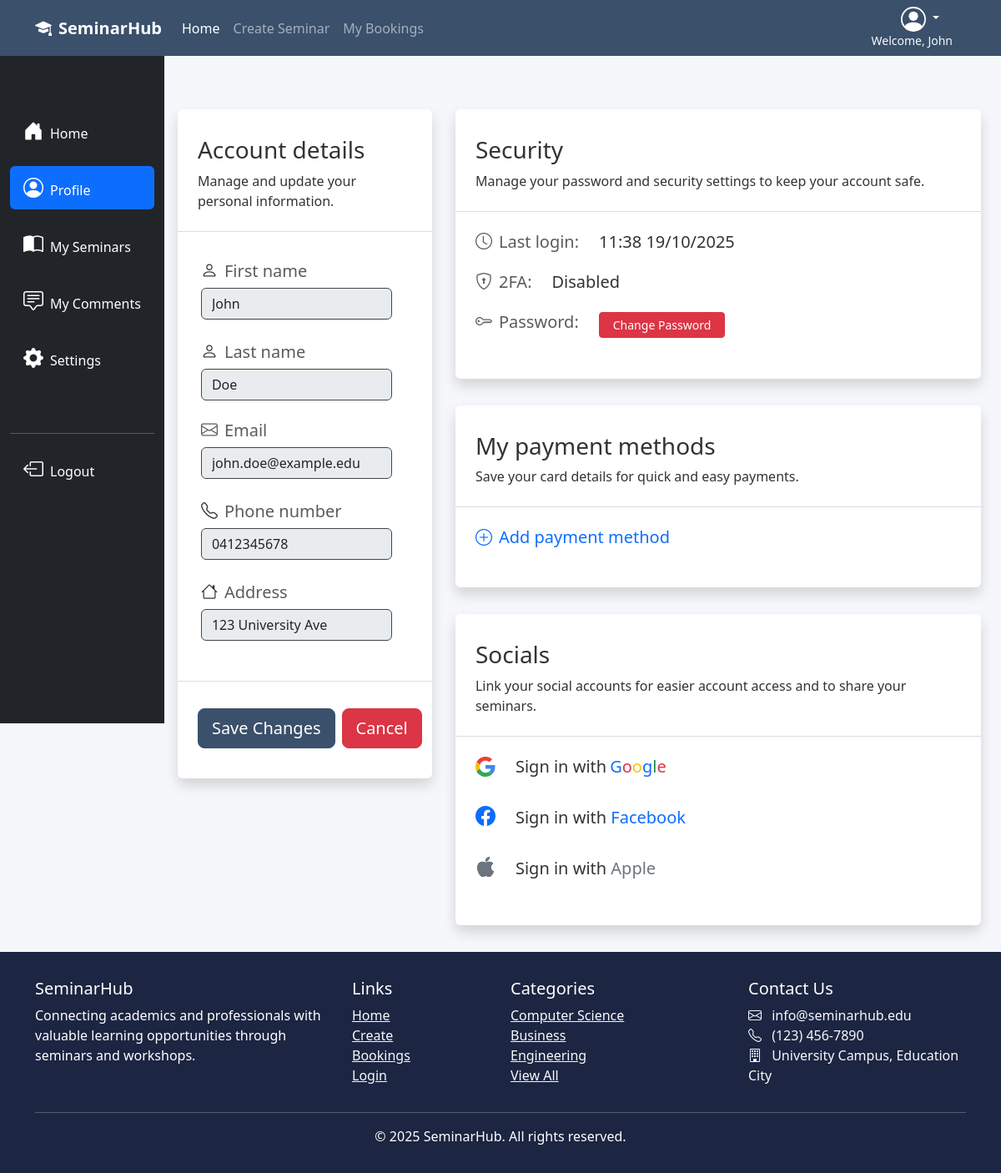
Page /profile/edit_profile/1 (signed in) on the committed database.
### SeminarHub/models.py (models this page shows, shortened)
class User(db.Model, UserMixin):
    __tablename__ = 'users'
    id = db.Column(db.Integer, primary_key=True)
    first_name = db.Column(db.String(64), index=True)
    last_name  = db.Column(db.String(64), index=True)
    email      = db.Column(db.String(64), unique=True)
    password_hash = db.Column(db.String(256), nullable=False)
    number     = db.Column(db.String(64), nullable=False)
    address    = db.Column(db.String(256), nullable=False)
    last_seen = db.Column(db.DateTime, default=datetime.now())
    bookings      = db.relationship("Booking", back_populates="user")
    comments      = db.relationship("Comment", back_populates="user")
    owned_events  = db.relationship("Event",   back_populates="owner")

### SeminarHub/user/user.py (the view, shortened to what this page needs)
@user_bp.route('/profile/edit_profile/<user_id>', methods=['GET', 'POST'])
@login_required
def edit_profile(user_id):
    user = User.query.filter_by(id = current_user.id).first()
    edit_form = EditProfileForm(obj = user)
    return render_template('profile.html', heading = 'Edit Profile | ', user = user, edit_form = edit_form, details_template = '_edit_account_details.html')

### SeminarHub/forms.py
class EditProfileForm(FlaskForm):
    first_name = StringField('First name', validators=[InputRequired(message='Please enter a first name.')])
    last_name = StringField('Last name', validators=[InputRequired(message='Please enter a last name.')])
    email = StringField('Email', validators=[InputRequired(message='Please enter an email address.'), Email(message='Enter a valid email address.')], render_kw={'readonly': 'True', 'class':'unselectable'})
    number = TelField('Phone number', validators=[InputRequired(message='Please enter your number.'), auth_validators.phone_number_validator()])
    address = StringField('Address', validators=[InputRequired(message='Please enter your street address.')])
    submit = SubmitField('Save Changes')

### SeminarHub/user/templates/profile.html (shortened to what this page needs)
{% extends '_profile_navigation.html' %}
{% set active_page = 'profile' %}
{% block profile_content %}
<div class="container pt-md-3 pt-2 ps-4 pe-4 ps-lg-0 mt-md-5 mt-3">
    <div class="row">
        <div class="col-12 col-lg-5 col-xl-4 pb-3">
            <div class="profile-form-section shadow rounded mb-3 w-100">
                {% block account_details %}
                {% include details_template %}
                {% endblock %}
            </div>
        </div>
        <div class="col-12 col-lg-7 col-xl-8 pe-4">
            <div class="row ps-3 pb-3">
                <div class="profile-form-section shadow rounded mb-3 w-100">
                    <div class="col">
                        <div class="px-4 mb-4">
                            <h3 class="">Security</h3>
                            <p>Manage your password and security settings to keep your account safe.</p>
                        </div>
                        <hr class="text-secondary">
                        <div class="px-4 mb-3 mt-4 d-flex">
                            <h5 class="me-4 text-muted mb-2"><i class="bi bi-clock fs-5 pe-2"></i>Last login:</h5>
                            <h5 class="">{% if user.last_seen %}{{user.last_seen.strftime('%H:%M %d/%m/%Y')}}{% else %}No previous login{% endif %}</h5>
                        </div>
                        <div class="px-4 mb-3 d-flex">
                            <h5 class="me-4 text-muted mb-2"><i class="bi bi-shield-lock fs-5 pe-2"></i>2FA:</h5>
                            <h5 class="">Disabled</h5>
                        </div>
                        <div class="px-4 mb-3 d-flex">
                            <h5 class="me-4 text-muted text-nowrap"><i class="bi bi-key fs-5 pe-2"></i>Password:</h5>
                            <a href="{{url_for('auth.change_password', user_id=current_user.id)}}" class="text-decoration-none text-danger text-nowrap"><button class="btn btn-danger btn-sm me-2 px-1 px-lg-3 py-1 ">Change Password</button></a>
                        </div>
                    </div>
                </div>
            </div>
            <div class="row ps-3 pb-3">
                <div class="profile-form-section shadow rounded mb-3 w-100">
                    <div class="col">
                        <div class="px-4 mb-4">
                            <h3 class="">My payment methods</h3>
                            <p>Save your card details for quick and easy payments.</p>
                        </div>
                        <hr class="text-secondary">
                        <div class="px-4 mb-3 mt-4">
                            <a href="" class="text-decoration-none"><h5 class=""><i class="bi bi-plus-circle fs-5 pe-2"></i>Add payment method</h5></a>
                        </div>
                    </div>
                </div>
            </div>
            <div class="row ps-3 pb-3">
                <div class="profile-form-section shadow rounded mb-3 w-100">
                    <div class="col">
                        <div class="px-4 mb-4">
                            <h3 class="">Socials</h3>
                            <p>Link your social accounts for easier account access and to share your seminars.</p>
                        </div>
                        <hr class="text-secondary">
                        <div class="px-4 mb-4 mt-4 d-flex">
                            <a href="" class="text-decoration-none text-reset">
                                <h5 class="google-icon-container">
                                    Sign in with <span class="text-primary ms-1">G</span><span class="text-danger">o</span><span class="text-warning">o</span><span class="text-primary">g</span><span class="text-success">l</span><span class="text-danger">e</span>
                                </h5>
                            </a>
                        </div>
                        <div class="px-4 mb-4 mt-4 d-flex">
                            <a href="" class="text-decoration-none text-reset"><h5 class=""><i class="bi bi-facebook h4 pe-4 text-primary"></i>Sign in with <span class="text-primary">Facebook</span></h5></a>
                        </div>
                        <div class="px-4 mb-3 mt-4 d-flex">
                            </i><a href="" class="text-decoration-none text-reset"><h5 class=""><i class="bi bi-apple h4 pe-4 text-secondary"></i>Sign in with <span class="text-secondary">Apple</span></h5></a>
                        </div>
                    </div>
                </div>
            </div>
        </div>
    </div>
</div>
{% endblock %}

### SeminarHub/templates/_navigation.html (shortened to what this page needs)
<nav class="navbar navbar-expand-lg navbar-dark sticky-top">
    <div class="container">
        <a class="navbar-brand fw-bold" href="{{ url_for('main.index') }}">
            <i class="bi bi-mortarboard-fill me-2"></i>SeminarHub
        </a>
        {% if current_user.is_authenticated %}
        <div class="ms-auto order-lg-last text-end">
            <div class="dropdown pe-3">
                <a href="#" class="d-block link-body-emphasis text-decoration-none dropdown-toggle text-light pe-3" data-bs-toggle="dropdown" aria-expanded="false">
                </a>
                <small class="d-block text-end text-light">Welcome, {{ current_user.first_name }}</small>
            </div>
        </div>
        {% endif %}
        <div class="collapse navbar-collapse" id="navbarNav">
            <ul class="navbar-nav me-auto">
                <li class="nav-item">
                    <a class="nav-link active" href="{{ url_for('main.index') }}">Home</a>
                </li>
                <li class="nav-item">
                    <a class="nav-link" href="{{url_for('event.create')}}">Create Seminar</a>
                </li>
                <li class="nav-item">
                    <a class="nav-link" href="{{url_for('booking.booking')}}">My Bookings</a>
                </li>
            </ul>
        </div>
    </div>
</nav>

### SeminarHub/user/templates/_edit_account_details.html (shortened to what this page needs)
{% from "_macro.html" import render_field_with_icon %}
<div class="px-4 mb-4">
    <h3 class="">Account details</h3>
    <p>Manage and update your personal information.</p>
</div>
<hr class="text-secondary">
<form method="POST" action="" novalidate>
    <div class="px-4 py-2 mt-4">
        <div class="mb-4 ms-1 pe-4">
            {{render_field_with_icon(edit_form.first_name, icon='<i class="bi bi-person fs-5 pe-2"></i>')}}
        </div>
        <div class="mb-4 ms-1 pe-4">
            {{render_field_with_icon(edit_form.last_name, icon='<i class="bi bi-person fs-5 pe-2"></i>')}}
        </div>
        <div class="mb-4 ms-1 pe-4">
            <h5 class="me-4 text-muted mb-2"><i class="bi bi-envelope fs-5 pe-2"></i>{{edit_form.email.label}}</h5>
            {{edit_form.email (class="form-control unselectable")}}
        </div>
        <div class="mb-4 ms-1 pe-4">
            {{render_field_with_icon(edit_form.number, icon='<i class="bi bi-telephone fs-5 pe-2"></i>')}}
        </div>
        <div class="mb-4 ms-1 pe-4">
            {{render_field_with_icon(edit_form.address, icon='<i class="bi bi-house fs-5 pe-2"></i>')}}
        </div>
    </div>
    <hr class="text-secondary">
    <div class="d-grid px-4 d-md-flex gap-2 mb-1 pt-3 justify-content-md-between">
        {{edit_form.submit(class="btn btn-primary btn-lg")}}
        <a href="{{ url_for('user.profile', user_id=current_user.id) }}" class="btn btn-danger btn-lg">Cancel</a>
    </div>
</form>

### SeminarHub/templates/_macro.html
{% macro render_field_with_icon(field, icon) %}
<div class="form_group input_group">
    {{ icon | safe }}{{ field.label(class="form_label h5 text-muted mb-2") }}
    {% if field.errors %}
        {{ field(class="form_field form-control auth-form-control mb-3 is-invalid")}}
        <div class="invalid-feedback">
            {% for error in field.errors %}
                <span>{{ error }}</span>
            {% endfor %}
        </div>
    {% else %}
        {{ field(class="form_field form-control auth-form-control mb-3")}}
    {% endif %}
</div>
{% endmacro %}

### SeminarHub/static/style/stylesheet.css (style rules this page uses)
:root { --primary: #3a506b; --secondary: #5bc0be; --light: #f8f9fa; --dark: #1c2541; --accent: #e07a5f; }
html, body { min-height: 100%; margin: 0; padding: 0; }
body { font-family: 'Segoe UI', Tahoma, Geneva, Verdana, sans-serif; background-color: #f5f7fa; color: #333; }
.navbar { background-color: var(--primary); }
.auth-form-control { background-color: #e9ecef; border-color: #444; }
.btn-primary { background-color: var(--primary); border-color: var(--primary); }
.profile-form-section { background-color: white; border-radius: 10px; box-shadow: 0 4px 6px rgba(0, 0, 0, 0.1); padding: 2rem 0; margin-bottom: 2rem; }
.google-icon { width: 24px; height: 24px; }
.google-icon-container { display: flex; align-items: center; }
.unselectable { -webkit-touch-callout: none; -webkit-user-select: none; -khtml-user-select: none; -moz-user-select: none; -ms-user-select: none; user-select: none; outline: none !important; box-shadow: none !important; background-color: #e9ecef !important; border-color: #444 !important; }

### rows in the picture
User: first_name "John", last_name "Doe", email "john.doe@example.edu", number "0412345678", address "123 University Ave", last_seen "11:38 19/10/2025"

### other values in the picture
{{ field.label(class="form_label h5 text-muted mb-2") }} "First name Last name Phone number Address"
{{ edit_form.email.label }} "Email"
{{ current_year or 2025 }} "2025"
